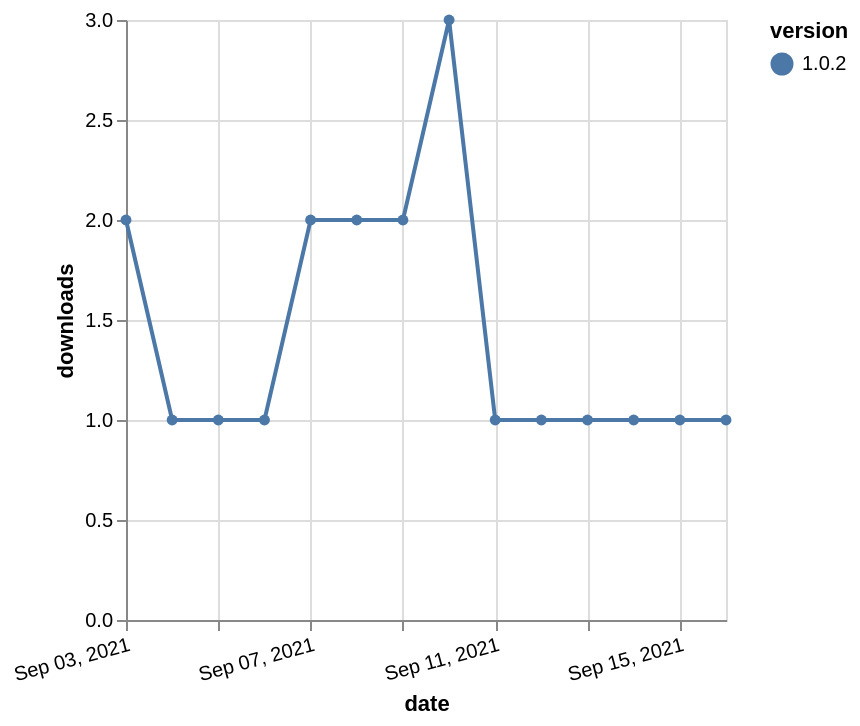

The Vega-Lite source for this figure:
### Vega-Lite specification from a JSON file in a GitHub repository (floating-point values rounded to 4 significant figures)
{"$schema": "https://vega.github.io/schema/vega-lite/v5.json", "description": "A simple bar chart with embedded data.", "data": {"values": [{"date": "2021-09-03", "total": 565, "delta": 2, "version": "1.0.2"}, {"date": "2021-09-04", "total": 566, "delta": 1, "version": "1.0.2"}, {"date": "2021-09-05", "total": 567, "delta": 1, "version": "1.0.2"}, {"date": "2021-09-06", "total": 568, "delta": 1, "version": "1.0.2"}, {"date": "2021-09-07", "total": 570, "delta": 2, "version": "1.0.2"}, {"date": "2021-09-08", "total": 572, "delta": 2, "version": "1.0.2"}, {"date": "2021-09-09", "total": 574, "delta": 2, "version": "1.0.2"}, {"date": "2021-09-10", "total": 577, "delta": 3, "version": "1.0.2"}, {"date": "2021-09-11", "total": 578, "delta": 1, "version": "1.0.2"}, {"date": "2021-09-12", "total": 579, "delta": 1, "version": "1.0.2"}, {"date": "2021-09-13", "total": 580, "delta": 1, "version": "1.0.2"}, {"date": "2021-09-14", "total": 581, "delta": 1, "version": "1.0.2"}, {"date": "2021-09-15", "total": 582, "delta": 1, "version": "1.0.2"}, {"date": "2021-09-16", "total": 583, "delta": 1, "version": "1.0.2"}]}, "width": "container", "mark": {"type": "line", "point": {"filled": true}}, "encoding": {"x": {"field": "date", "type": "temporal", "timeUnit": "yearmonthdate", "title": "date", "axis": {"labelAngle": -15}}, "y": {"field": "delta", "type": "quantitative", "title": "downloads"}, "color": {"field": "version", "type": "nominal"}, "tooltip": {"field": "delta"}}}
